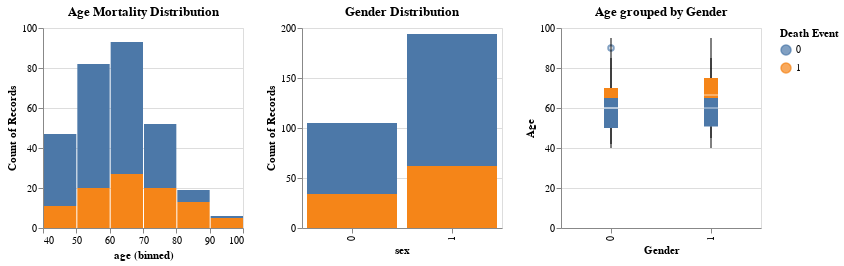

Write notebook code for a chart like this one.
### Markdown cell above
## Visualizations
### Task 1: Explore Distributions by age and gender with Mortality
**Age distribution** histogram chart shows how the ages of patients are distributed across the dataset. A simple histogram of age can reveal whether heart failure affects certain age groups more frequently.  

**Gender distribution** bar chart shows the distribution of the gender variable in the dataset. 

**Box plot** A box plot comparing the distribution of age grouped by gender provides insights into how age varies between male and female patients in the dataset. This can help identify differences in the age distribution between genders, which might have implications for understanding demographics or health outcomes related to age. (Male = 1, Female = 0). The medians are same at 60, it suggests a similar age distribution between genders. The females have a narrower box that suggests that most patients of that gender fall within a closer age range. Males have a wider variability in ages than females. If the IQR for males is wider than for females, it suggests that male patients in the dataset span a broader range of ages, while females might be concentrated in a more specific age group.
ive.

### Code cell
import altair as alt

# Create a container for our two different views
base =  alt.Chart(data).properties(width=200, height=200)

age_distr = base.mark_bar().encode(
    alt.X("age:Q", bin=True),
    y ='count()',
    color=alt.Color('DEATH_EVENT:N', title='Death Event'),
    tooltip = ['DEATH_EVENT:N']    
).properties(title='Age Mortality Distribution')

gendr_distr = base.mark_bar().encode(
    alt.X("sex:N"),
    y ='count()',
    color=alt.Color('DEATH_EVENT:N', title='Death Event'),
    tooltip = ['DEATH_EVENT:N']    
).properties(title='Gender Distribution')

age_gender = base.mark_boxplot().encode(
    x=alt.X('sex:N', title="Gender"),
    y=alt.Y('age:Q', title="Age"),
    color=alt.Color('DEATH_EVENT:N', title='Death Event'),
    tooltip = ['age','sex']
).properties(title="Age grouped by Gender")

age_distr | gendr_distr | age_gender

### Figure 1 — Vega-Lite specification as saved in the notebook (floating-point values rounded to 4 significant figures; data arrays with more than 128 entries replaced by an {"elided": "..."} marker saying what was removed)
{"config": {"view": {"continuousWidth": 300, "continuousHeight": 300}}, "hconcat": [{"mark": {"type": "bar"}, "encoding": {"color": {"field": "DEATH_EVENT", "title": "Death Event", "type": "nominal"}, "tooltip": [{"field": "DEATH_EVENT", "type": "nominal"}], "x": {"bin": true, "field": "age", "type": "quantitative"}, "y": {"aggregate": "count", "type": "quantitative"}}, "height": 200, "title": "Age Mortality Distribution", "width": 200}, {"mark": {"type": "bar"}, "encoding": {"color": {"field": "DEATH_EVENT", "title": "Death Event", "type": "nominal"}, "tooltip": [{"field": "DEATH_EVENT", "type": "nominal"}], "x": {"field": "sex", "type": "nominal"}, "y": {"aggregate": "count", "type": "quantitative"}}, "height": 200, "title": "Gender Distribution", "width": 200}, {"mark": {"type": "boxplot"}, "encoding": {"color": {"field": "DEATH_EVENT", "title": "Death Event", "type": "nominal"}, "tooltip": [{"field": "age", "type": "quantitative"}, {"field": "sex", "type": "quantitative"}], "x": {"field": "sex", "title": "Gender", "type": "nominal"}, "y": {"field": "age", "title": "Age", "type": "quantitative"}}, "height": 200, "title": "Age grouped by Gender", "width": 200}], "data": {"name": "data-bf7a88f5ce330528452de66944dd6b3a"}, "$schema": "https://vega.github.io/schema/vega-lite/v5.8.0.json", "datasets": {"data-bf7a88f5ce330528452de66944dd6b3a": {"elided": "299 records"}}}
